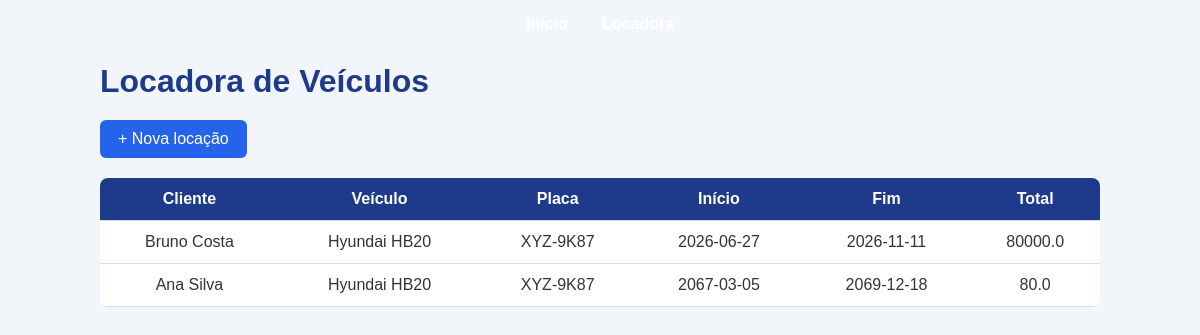
The page /locadora/ on the database its author committed.
### models/locacao.py (models this page shows)
class Locacao(ModeloBase):
    __tablename__ = "locacoes"
    cliente_id = db.Column(
        db.Integer,
        db.ForeignKey("clientes_locadora.id"),
        nullable=False
    )
    veiculo_id = db.Column(
        db.Integer,
        db.ForeignKey("veiculos.id"),
        nullable=False
    )
    data_inicio = db.Column(db.Date, nullable=False)
    data_fim = db.Column(db.Date, nullable=False)
    valor_total = db.Column(db.Float, nullable=False)
    cliente = db.relationship(
        "ClienteLocadora",
        back_populates="locacoes"
    )
    veiculo = db.relationship(
        "Veiculo",
        back_populates="locacoes"
    )
    @classmethod
    def listar_com_detalhes(cls):
        return cls.query.order_by(cls.data_criacao.desc()).all()

### models/cliente_locadora.py (models this page shows, shortened)
class ClienteLocadora(ModeloBase):
    __tablename__ = "clientes_locadora"
    nome = db.Column(db.String(120), nullable=False)
    cpf = db.Column(db.String(14), nullable=False, unique=True)
    cnh = db.Column(db.String(20), nullable=False)
    locacoes = db.relationship(
        "Locacao",
        back_populates="cliente"
    )

### models/veiculo.py (models this page shows, shortened)
class Veiculo(ModeloBase):
    __tablename__ = "veiculos"
    placa = db.Column(db.String(10), nullable=False)
    modelo = db.Column(db.String(80), nullable=False)
    diaria = db.Column(db.Float, nullable=False)
    locacoes = db.relationship(
        "Locacao",
        back_populates="veiculo"
    )

### controllers/locadora_controller.py (the view)
@locadora_bp.route("/")
def index():
    locacoes = Locacao.listar_com_detalhes()
    return render_template(
        "locadora/lista.html",
        locacoes=locacoes
    )

### views/templates/locadora/lista.html (shortened to what this page needs)
{% extends "layout.html" %}
{% block content %}
<h1>Locadora de Veículos</h1>
<p>
    <a class="btn" href="{{ url_for('locadora.cadastrar') }}">
        + Nova locação
    </a>
</p>
{% if locacoes %}
<table>
    <thead>
        <tr>
            <th>Cliente</th>
            <th>Veículo</th>
            <th>Placa</th>
            <th>Início</th>
            <th>Fim</th>
            <th>Total</th>
        </tr>
    </thead>
    <tbody>
    {% for locacao in locacoes %}
        <tr>
            <td>{{ locacao.cliente.nome }}</td>
            <td>{{ locacao.veiculo.modelo }}</td>
            <td>{{ locacao.veiculo.placa }}</td>
            <td>{{ locacao.data_inicio }}</td>
            <td>{{ locacao.data_fim }}</td>
            <td>{{ locacao.valor_total }}</td>
        </tr>
    {% endfor %}
    </tbody>
</table>
{% else %}
<p>Nenhuma locação cadastrada.</p>
{% endif %}
{% endblock %}

### views/templates/layout.html (shortened to what this page needs)
<!DOCTYPE html>
<html lang="pt-BR">
<head>
    <link rel="stylesheet" href="{{ url_for('static', filename='css/style.css') }}">
</head>
<body>
    <nav class="nav">
        <a href="{{ url_for('dashboard.index') }}">Início</a>
        <a href="{{ url_for('locadora.index') }}">Locadora</a>
    </nav>
    <main class="container">
        {% block content %}{% endblock %}
    </main>
</body>
</html>

### views/static/css/style.css (style rules this page uses)
* { margin: 0; padding: 0; box-sizing: border-box; font-family: Arial, Helvetica, sans-serif; }
body { background: #f2f5f9; color: #333; }
nav { margin-top: 15px; text-align: center; }
nav a { color: white; text-decoration: none; margin: 0 15px; font-weight: bold; }
main { width: 90%; max-width: 1000px; margin: 30px auto; }
h1 { margin-bottom: 20px; color: #1e3a8a; }
.btn { display: inline-block; background: #2563eb; color: white; padding: 10px 18px; border-radius: 6px; text-decoration: none; border: none; cursor: pointer; }
table { width: 100%; border-collapse: collapse; margin-top: 20px; background: white; border-radius: 8px; overflow: hidden; }
thead { background: #1e3a8a; color: white; }
th, td { padding: 12px; text-align: center; border-bottom: 1px solid #ddd; }

### rows shown on the page
Locacao: cliente.nome "Bruno Costa", veiculo.modelo "Hyundai HB20", veiculo.placa "XYZ-9K87", data_inicio "2026-06-27", data_fim "2026-11-11", valor_total "80000.0"
Locacao: cliente.nome "Ana Silva", veiculo.modelo "Hyundai HB20", veiculo.placa "XYZ-9K87", data_inicio "2067-03-05", data_fim "2069-12-18", valor_total "80.0"
